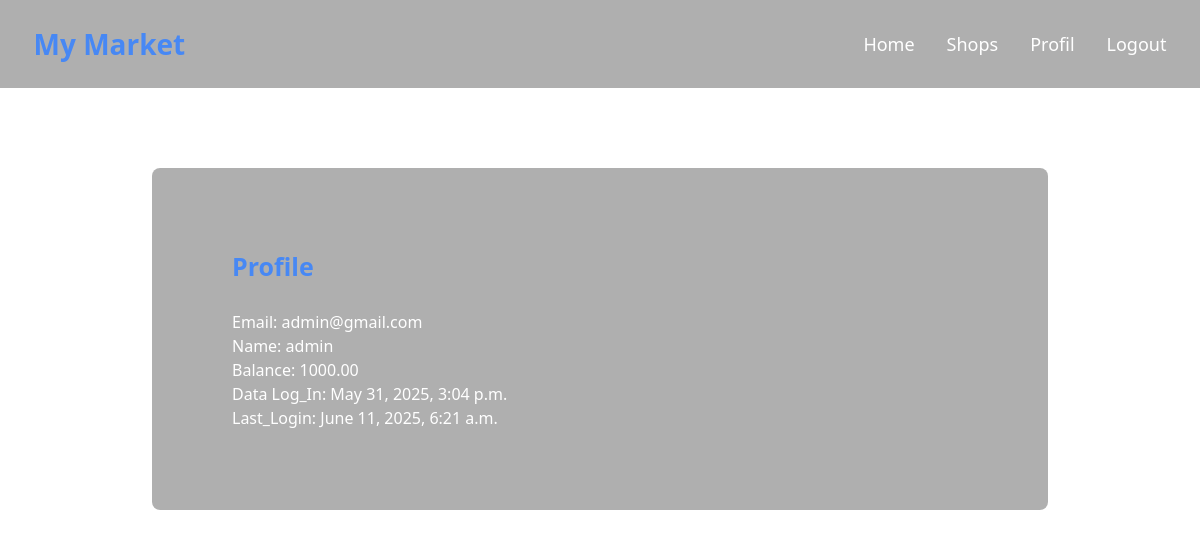
The page /accounts/profile/ (signed in) on the database its author committed.
### apps/accounts/models.py (models this page shows, shortened)
class Profile(models.Model):
    user = models.OneToOneField(User, on_delete=models.CASCADE, related_name='profile')
    balance = models.DecimalField(max_digits=10, decimal_places=2, default=0)
    markets = models.ManyToManyField(Market, related_name='profiles', blank=True, null=True)
    image = models.ImageField(default='default.jpg', upload_to='profile_pics')
    bio = models.TextField(default='No bio yet', blank=True, null=True)

class User(AbstractUser):
    email = models.EmailField(unique=True)
    USERNAME_FIELD = 'email'
    REQUIRED_FIELDS = ['username']

### apps/accounts/views.py (the view)
# urls.py: path('profile/', views.profile_view, name='profile'),
def profile_view(request):
    try:
        if request.user.is_authenticated:
            profile_info = Profile.objects.get(user = request.user.id)
            return render(request, 'accounts/profile.html', {'profile': profile_info})
        else:
            return redirect('index')
    except Profile.DoesNotExist:
        return render(request, 'not_found.html')

### templates/accounts/profile.html (shortened to what this page needs)
{% extends 'base.html' %}
{% block content %}
<div class="max-w-4xl mx-auto p-20 bg-[#00000050] mt-20 rounded-lg">
    <h1 class="font-bold text-[25px] text-[#4788F4FF]">Profile</h1><br>
    <p class="text-white">Email: {{ profile.user.email }}</p>
    <p class="text-white">Name: {{ profile.user.username }}</p>
    <p class="text-white">Balance: {{ profile.balance }}</p>
    <p class="text-white">Data Log_In: {{ profile.user.date_joined }}</p>
    <p class="text-white">Last_Login: {{ profile.user.last_login }}</p>
</div>
{% endblock %}

### rows shown on the page
Profile: user.email "admin@gmail.com", user.username "admin", balance "1000.00", user.date_joined "May 31, 2025, 3:04 p.m.", user.last_login "June 11, 2025, 6:21 a.m."
